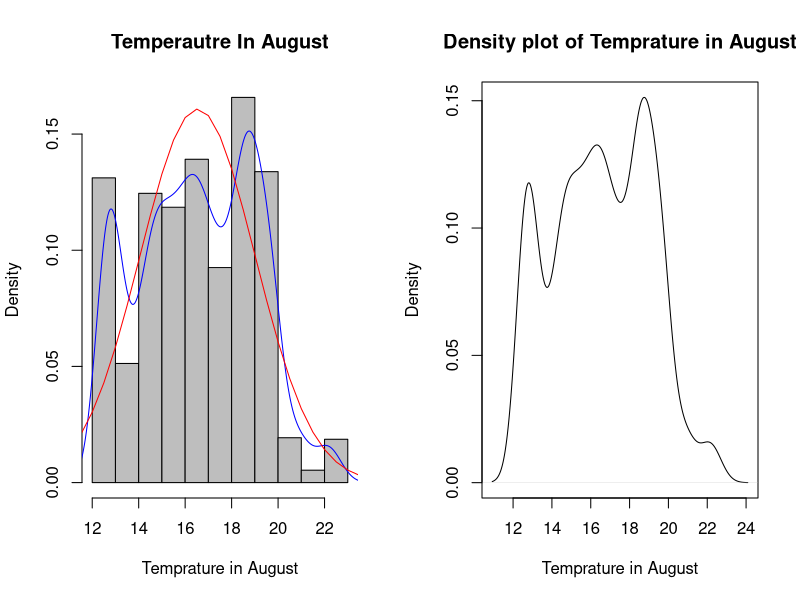
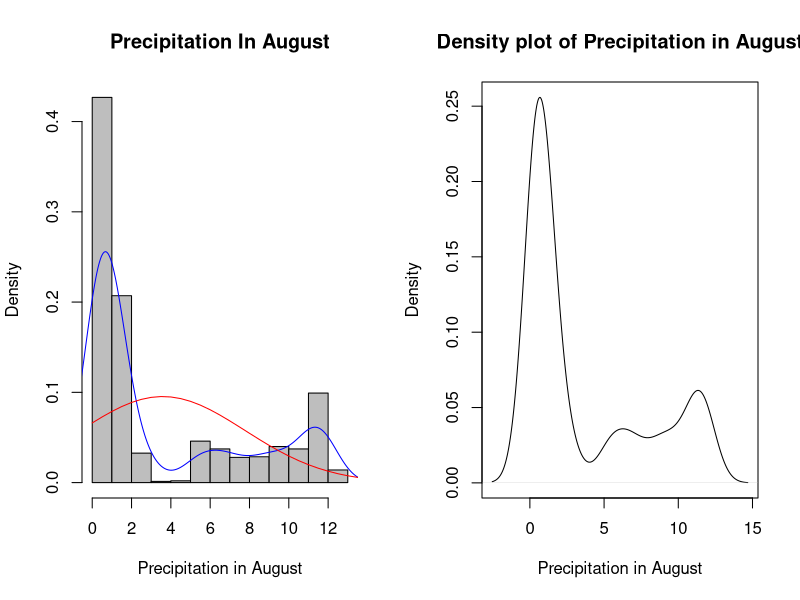
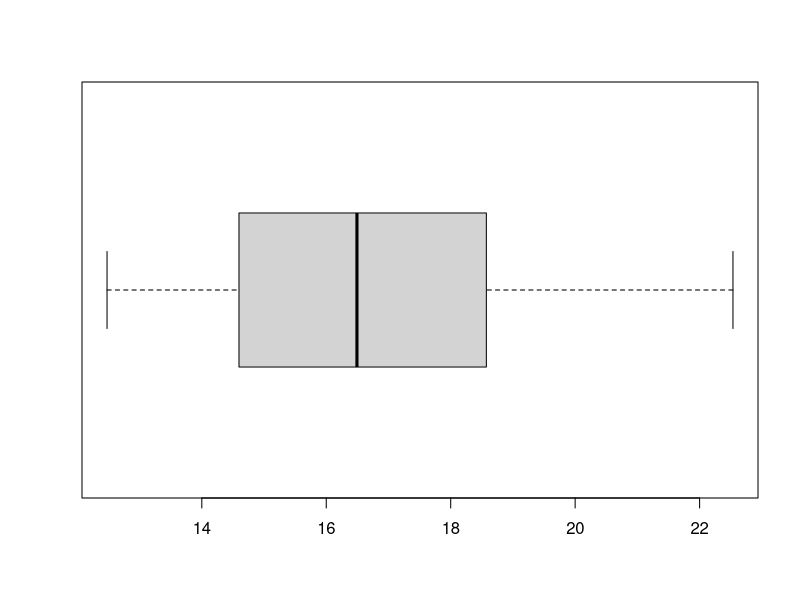
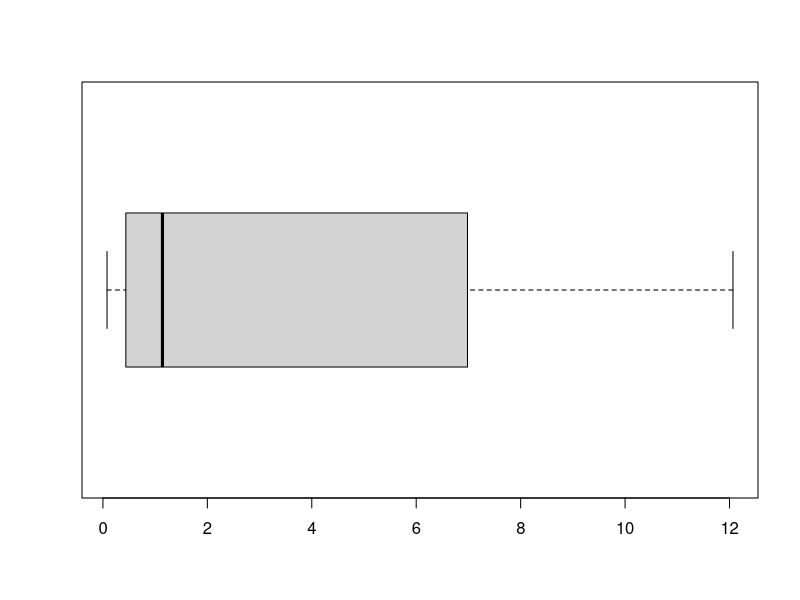
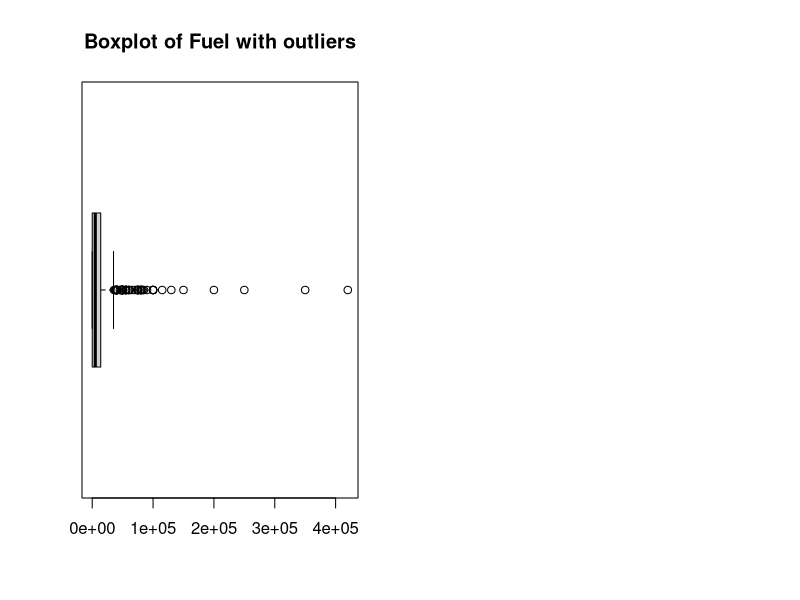

The R source for these figures, in order: (Note: this script raises an error after producing the figures.)
setwd("C:/Users/Mahdi Bayat/Desktop/Statistical/Project 2")
getwd()


#-----------------------Import Libraries-----------------------------------
library(e1071)
library(xtable)
library(plyr)
#-----------------------Read Data------------------------------------------
x = read.csv("Mahdi Najafi.csv")
x = as.data.frame(x)

dim(x)
View(x)



#-----------------------Required Variables----------------------------------

tAug = x$t8
rAug = x$r8
fu = x$Fuel

#---------------------Preprocessing Data------------------------------------
tempAug = c(mean(tAug), sd(tAug), min(tAug),
            max(tAug), skewness(tAug), kurtosis(tAug))
tempAug
rainAug = c(mean(rAug), sd(rAug), min(rAug),
            max(rAug), skewness(rAug), kurtosis(rAug))
rainAug

fuel = c(mean(fu), sd(fu), min(fu),
         max(fu), skewness(fu), kurtosis(fu))

ft=rbind(tempAug, rainAug, fuel)
firstTable = as.data.frame(ft)
firstTable
firstTable = rename(firstTable, c("V1"="Mean", "V2"="Std. Dev", "V3"="Min", 
                                  "V4"="Max", "V5"="Skewness", "V6"="Kurtosis"))
firstTable

#---------------------------------------------------------------------------
#Temprature in August
png(filename = "HistogramTemp.png")

par(mfrow=c(1,2))
hist(tAug, freq=F, breaks=12,col = 'grey', main="Temperautre In August",
     xlab = "Temprature in August")
lines(density(tAug), col="blue")
lines(seq(10, 40, by=.5), dnorm(seq(10, 40, by=.5),mean(tAug), sd(tAug)), col="red")
#Density Plot
plot(density(tAug), col = 'black', main ="Density plot of Temprature in August"
     ,xlab = "Temprature in August")
dev.off()
#--------------------------------Rainfall in August
png(filename = "HistogramRain.png")
par(mfrow=c(1,2))
hist(rAug, freq=F, breaks=12,col = 'grey', main="Precipitation In August",
     xlab = "Precipitation in August")
lines(density(rAug), col="blue")
lines(seq(0, 20, by=.5), dnorm(seq(0, 20, by=.5),mean(rAug), sd(rAug)), col="red")

#Density Plot
plot(density(rAug), col = 'black', main ="Density plot of Precipitation in August",
     xlab = "Precipitation in August")
dev.off()

png(filename = "Boxplot TempratureAugust.png")
boxplot(tAug, horizontal = T)
dev.off()
png(filename = "Boxplot RainfallAugust.png")
boxplot(rAug, horizontal = T)
dev.off()

png(filename = "Boxplot Fuel.png")
par(mfrow=c(1,2))

boxplot(fu, horizontal = T, main = "Boxplot of Fuel with outliers")
boxplot(FuelWithoutOutliers,horizontal = T, main = "Boxplot of Fuel without outliers")
dev.off()
#Histograms
hist(tAug)
hist(rAug)
hist(fu)
#Remvoing Fuel Outliers
ub = quantile(fuel, 0.75)+ 1.5 * (quantile(fuel, 0.75)- quantile(fuel, 0.25))
lb = quantile(fuel, 0.25)- 1.5 * (quantile(fuel, 0.75)- quantile(fuel, 0.25))
ub
FuelWithoutOutliers = fuel[fuel> lb & fuel<ub-7000]
boxplot(FuelWithoutOutliers, horizontal = T)

png(filename = "Histogram Fuel.png")
par(mfrow=c(1,2))
hist(fu, col ='grey', main = "Fuel Income with Outliers")
hist(FuelWithoutOutliers, col = 'grey', main = "Fuel Income without outliers")
dev.off()

FuelWithoutOutliers
length(FuelWithoutOutliers)
length(tAug)
#---------------------Analysis & Graphs-------------------------------------
png(filename = "scatterplot Temperature and fuel.png")
scatter.smooth(tAug,fu, col = 'black', 
               xlab = 'Temperature August', ylab = 'Fuel', 
               xlim = c(14,22), ylim = c(0,100000), 
               main = 'Scatter plot of Temprature and Fuel', pch = 20)
abline(lm(fu~tAug, data =x), col = 'red')
dev.off()
png(filename = "scatterplot Precipitation and fuel.png")
scatter.smooth(rAug, fu,
               xlab = 'Precipitation August', ylab = 'Fuel',
               xlim = c(0,13), ylim = c(0,20000), main="Scatter plot of Rainfall and fuel", pch=20)
abline(lm(fu~rAug, data =x), col = 'red')
dev.off()

#-----------------Covariance Correlation

tempFu = cov(tAug, fu)
rainFu = cov(rAug, fu)
tempFu
rainFu

corTempFu = cor(tAug, fu)
corTempFu
corRainFu = cor(rAug, fu)

tempCo = c(tempFu, corTempFu)
rainCo = c(rainFu, corRainFu)

covarianceAndCorelation = rbind(tempCo, rainCo)
covarianceAndCorelation = as.data.frame(covarianceAndCorelation)
covarianceAndCorelation = rename(covarianceAndCorelation, c("V1"="Covariance", "V2"="Correlation"))
covarianceAndCorelation
#=----------------------------------
lmtAugFu = lm(fu~tAug)
lmtAugFu
summary(lmtAugFu)
TempAugFuelRsquared = summary(lmtAugFu)$r.squared 


lmrAugFu = lm(fu~rAug)
lmrAugFu

summary(lmrAugFu)
RainAugFuelRsauqared = summary(lmrAugFu)$r.squared
RainAugFuelRsauqared

RSquared = rbind(TempAugFuelRsquared, RainAugFuelRsauqared)
RSquared = as.data.frame(RSquared)
RSquared = rename(RSquared, c("V1"="R-Squared"))
RSquared
#--------intercept
tempIntercept = lmtAugFu$coefficients
rainIntercept = lmrAugFu$coefficients
rainIntercept[1]
#---------------
l = lm(fu ~ tAug) 
ls = lm(fu ~ rAug)
#---------------------------Export Latex tables

xtable(firstTable)
xtable(covarianceAndCorelation)
xtable(RSquared)

xtable(summary(l))
xtable(summary(ls))


